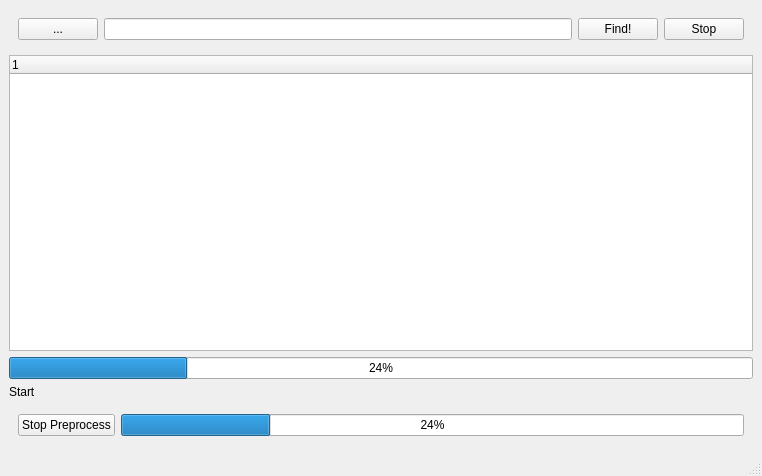
<?xml version="1.0" encoding="UTF-8"?>
<ui version="4.0">
 <class>mainwindow1</class>
 <widget class="QMainWindow" name="mainwindow1">
  <property name="geometry">
   <rect>
    <x>0</x>
    <y>0</y>
    <width>762</width>
    <height>476</height>
   </rect>
  </property>
  <property name="sizePolicy">
   <sizepolicy hsizetype="Minimum" vsizetype="Preferred">
    <horstretch>0</horstretch>
    <verstretch>0</verstretch>
   </sizepolicy>
  </property>
  <property name="windowTitle">
   <string>MainWindow</string>
  </property>
  <widget class="QWidget" name="centralwidget">
   <layout class="QVBoxLayout" name="verticalLayout">
    <item>
     <widget class="QWidget" name="widget" native="true">
      <property name="sizePolicy">
       <sizepolicy hsizetype="Minimum" vsizetype="Preferred">
        <horstretch>0</horstretch>
        <verstretch>0</verstretch>
       </sizepolicy>
      </property>
      <layout class="QHBoxLayout" name="horizontalLayout">
       <item>
        <widget class="QPushButton" name="buttonSelectDir">
         <property name="sizePolicy">
          <sizepolicy hsizetype="Minimum" vsizetype="Preferred">
           <horstretch>0</horstretch>
           <verstretch>0</verstretch>
          </sizepolicy>
         </property>
         <property name="text">
          <string>...</string>
         </property>
        </widget>
       </item>
       <item>
        <widget class="QLineEdit" name="lineEditSubString"/>
       </item>
       <item>
        <widget class="QPushButton" name="buttonFind">
         <property name="text">
          <string>Find!</string>
         </property>
        </widget>
       </item>
       <item>
        <widget class="QPushButton" name="buttonStop">
         <property name="text">
          <string>Stop</string>
         </property>
        </widget>
       </item>
      </layout>
     </widget>
    </item>
    <item>
     <widget class="QTreeWidget" name="treeWidget">
      <property name="enabled">
       <bool>true</bool>
      </property>
      <property name="sizePolicy">
       <sizepolicy hsizetype="Expanding" vsizetype="Expanding">
        <horstretch>0</horstretch>
        <verstretch>0</verstretch>
       </sizepolicy>
      </property>
      <column>
       <property name="text">
        <string notr="true">1</string>
       </property>
      </column>
     </widget>
    </item>
    <item>
     <widget class="QProgressBar" name="progressBar">
      <property name="value">
       <number>24</number>
      </property>
     </widget>
    </item>
    <item>
     <widget class="QLabel" name="label">
      <property name="text">
       <string>Start</string>
      </property>
     </widget>
    </item>
    <item>
     <widget class="QWidget" name="widget_2" native="true">
      <layout class="QHBoxLayout" name="horizontalLayout_2">
       <item>
        <widget class="QPushButton" name="pushButtonStopPreprocess">
         <property name="text">
          <string>Stop Preprocess</string>
         </property>
        </widget>
       </item>
       <item>
        <widget class="QProgressBar" name="progressBarPreprocess">
         <property name="value">
          <number>24</number>
         </property>
        </widget>
       </item>
      </layout>
     </widget>
    </item>
   </layout>
  </widget>
  <widget class="QMenuBar" name="menubar">
   <property name="geometry">
    <rect>
     <x>0</x>
     <y>0</y>
     <width>762</width>
     <height>22</height>
    </rect>
   </property>
  </widget>
  <widget class="QStatusBar" name="statusbar"/>
 </widget>
 <resources/>
 <connections/>
</ui>
